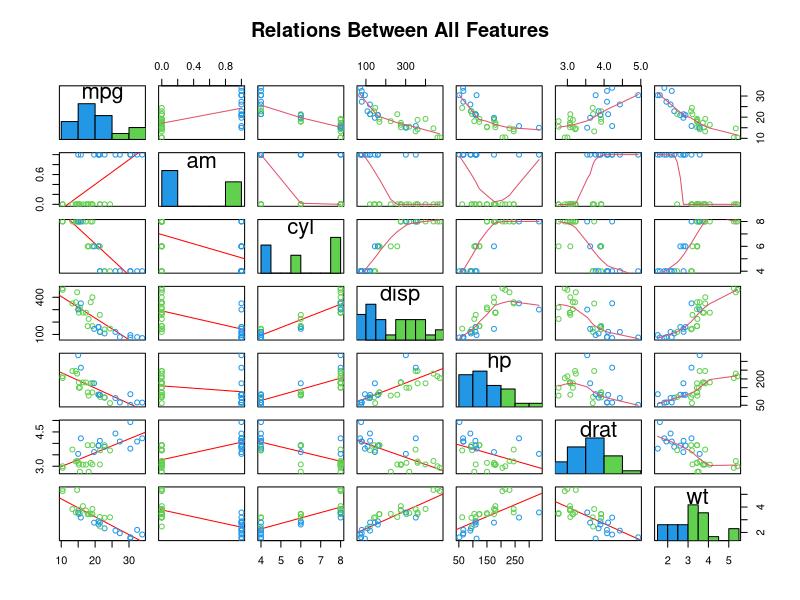
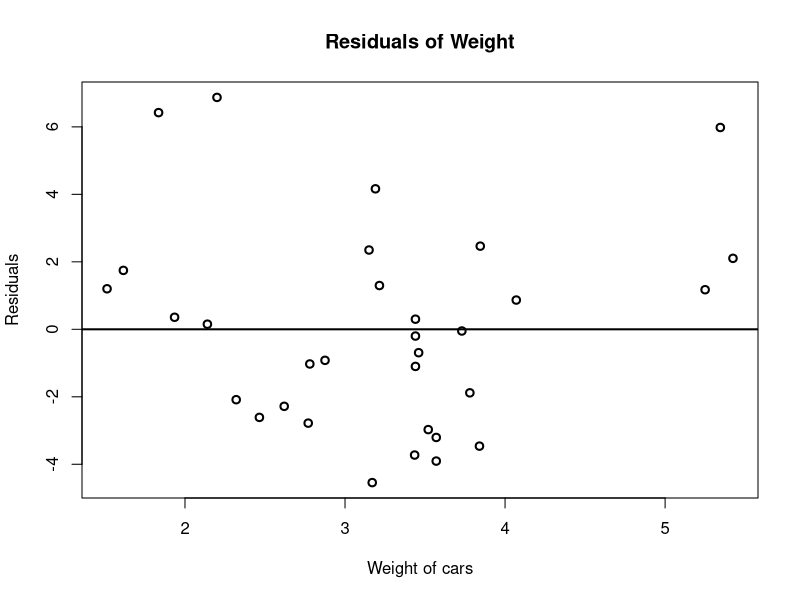
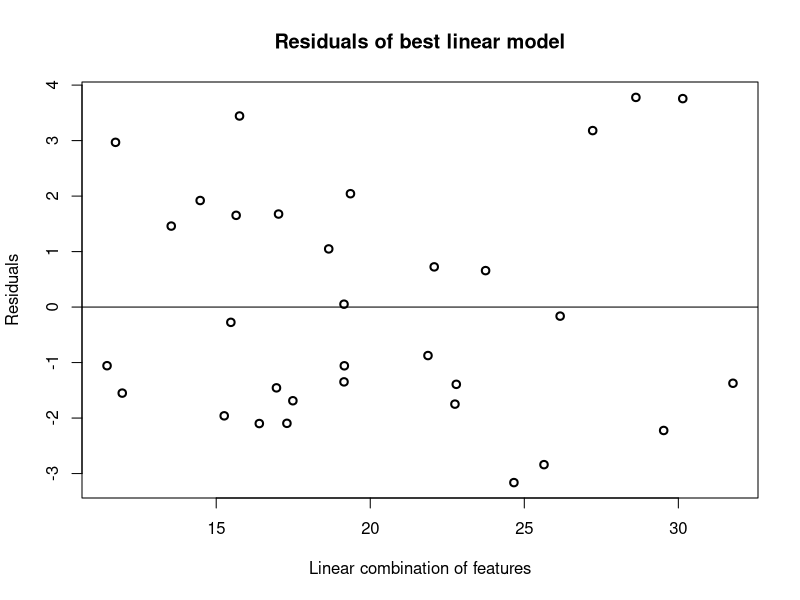
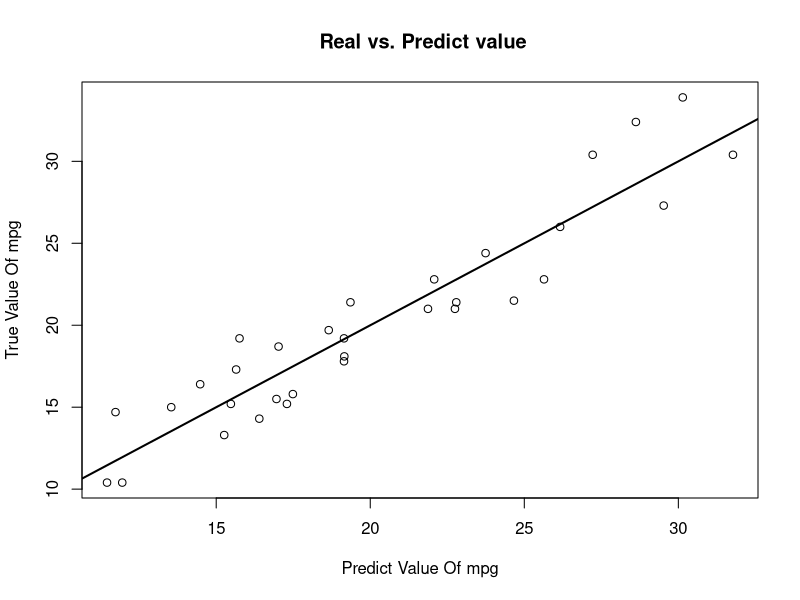
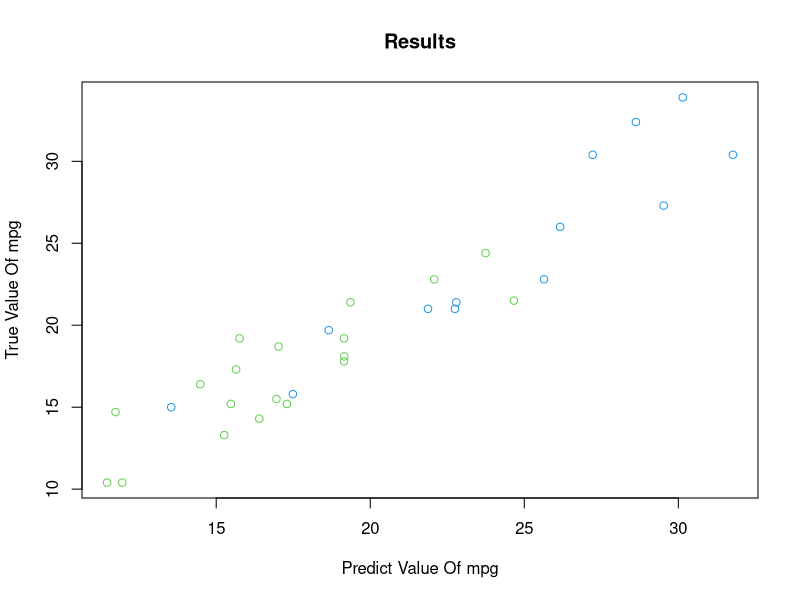

Source code (R) for these figures, in order:
## ---- chunk 1
data(mtcars)
auto_mtcars <- mtcars[mtcars$am == 0,]
manu_mtcars <- mtcars[mtcars$am == 1,]
sumresid1 <- sum(resid(summary(lm(mtcars$mpg ~ mtcars$cyl,data = mtcars)))^2)
rho1 <- cor(mtcars$mpg, mtcars$cyl)

sumresid2 <- sum(summary(lm(mtcars$mpg ~ mtcars$disp,data = mtcars))$resid^2)
rho2 <- cor(mtcars$mpg, mtcars$disp)

sumresid3 <- sum(summary(lm(mtcars$mpg ~ mtcars$hp,data = mtcars))$resid^2)
rho3 <- cor(mtcars$mpg, mtcars$hp)

sumresid4 <- sum(summary(lm(mtcars$mpg ~ mtcars$drat,data = mtcars))$resid^2)
rho4 <- cor(mtcars$mpg, mtcars$drat)

sumresid5 <- sum(summary(lm(mtcars$mpg ~ mtcars$wt,data = mtcars))$resid^2)
rho5 <- cor(mtcars$mpg, mtcars$wt)

sumresid6 <- sum(summary(lm(mtcars$mpg ~ mtcars$qsec,data = mtcars))$resid^2)
rho6 <- cor(mtcars$mpg, mtcars$qsec)

sumresid7 <- sum(summary(lm(mtcars$mpg ~ mtcars$vs,data = mtcars))$resid^2)
rho7 <- cor(mtcars$mpg, mtcars$vs)

sumresid8 <- sum(summary(lm(mtcars$mpg ~ mtcars$am,data = mtcars))$resid^2)
rho8 <- cor(mtcars$mpg, mtcars$am)

sumresid9 <- sum(summary(lm(mtcars$mpg ~ mtcars$gear,data = mtcars))$resid^2)
rho9 <- cor(mtcars$mpg, mtcars$gear)

sumresid10 <- sum(summary(lm(mtcars$mpg ~ mtcars$carb,data = mtcars))$resid^2)
rho10 <- cor(mtcars$mpg, mtcars$carb)

sumresid <- c(sumresid1,sumresid2,sumresid3,sumresid4,sumresid5,sumresid6,sumresid7,sumresid8,sumresid9,sumresid10)
names(sumresid) <- c("sumresid_cyl","sumresid_disp","sumresid_hp","sumresid_drat","sumresid_wt","sumresid_qsec","sumresid_vs","sumresid_am","sumresid_gear","sumresid_carb")
rho <- c(rho1,rho2,rho3,rho4,rho5,rho6,rho7,rho8,rho9,rho10)
names(rho) <- c("rho_cyl","rho_disp","rho_hp","rho_drat","rho_wt","rho_qsec","rho_vs","rho_am","rho_gear","rho_carb")
t(data.frame(sumresid, covariance = rho))
## ---- chunk 2
fit5 <- lm(mtcars$mpg ~ mtcars$wt , data = mtcars)
summary(fit5)$coef
## ---- chunk 3
summary(fit5)$coef[1,1] + c(-1, 1) * qt(0.975, df = fit5 $df) * summary(fit5)$coef[1,2]
## ---- chunk 4

choose <- which(abs(rho) >= 0.68)
mtcars_chose <- mtcars[ ,c(1,9,choose+1)]
auto_mtcars_chose <- auto_mtcars[ ,c(1,choose+1)]
manu_mtcars_chose <- manu_mtcars[ ,c(1,choose+1)]

index <- which(sumresid == min(sumresid))# index of resid min
#plot(mtcars$wt , resid(lm(mtcars$mpg ~ mtcars$wt , data = mtcars_chose)), lwd = 2,main = "Residuals of wt")
#abline(h = mean(resid(lm(mtcars$mpg ~ mtcars$wt , data = mtcars_chose))), lwd = 2)

sumresid[order(sumresid)]
chose_rho <- rho[choose]
chose_rho[order(chose_rho)]
#########
sd5 <- sd(summary(lm(mtcars$mpg ~ mtcars$wt,data = mtcars))$resid)
## 1&5
fit15 <- lm(mpg ~ wt + cyl, data = mtcars_chose)
sd.15 <- sd(summary(fit15)$resid)
sumresid15 <- sum(summary(fit15)$resid^2)
#[1] 2.483312
## 2&5
fit25 <- lm(mpg ~ wt + disp, data = mtcars_chose)
sd.25 <- sd(summary(fit25)$resid)
sumresid25 <- sum(summary(fit25)$resid^2)
#[1] 2.820904
## 3&5
fit35 <- lm(mpg ~ wt + hp, data = mtcars_chose)
sd.35 <- sd(summary(fit35)$resid)
sumresid35 <- sum(summary(fit35)$resid^2)
#[1] 2.508359
## 4&5
fit45 <- lm(mpg ~ wt + drat, data = mtcars_chose)
sd.45 <- sd(summary(fit45)$resid)
sumresid45 <- sum(summary(fit45)$resid^2)
# 4 can be removed
#[1] 2.947067
## 2&1&5
fit125 <- lm(mpg ~ wt + cyl + disp, data = mtcars_chose)
sd.125 <- sd(summary(fit125)$resid)
#[1] 2.465847
sumresid125 <- sum(summary(fit125)$resid^2)
## 3&1&5
fit135 <- lm(mpg ~ wt + cyl + hp, data = mtcars_chose)
sd.135 <- sd(summary(fit135)$resid)
sumresid135 <- sum(summary(fit135)$resid^2)
#[1] 2.38693

## 2&3&1&5
fit1235 <- lm(mpg ~ wt + cyl + disp + hp, data = mtcars_chose)
sd.1235 <- sd(summary(fit1235)$resid)
sumresid1235 <- sum(summary(fit1235)$resid^2)
#[1] 2.344825


## 4&2&3&1&5
fit12345 <- lm(mpg ~ wt + cyl + disp + hp +drat, data = mtcars_chose)
sd.12345 <- sd(summary(fit12345)$resid)
sumresid12345 <- sum(summary(fit12345)$resid^2)
#[1] 2.323971

## choose 1&3&23&5
fit13235 <- lm(mpg ~ wt + cyl + hp*disp + hp, data = mtcars_chose)
sd.13235 <- sd(summary(fit13235)$resid)
sumresid13235 <- sum(summary(fit13235)$resid^2)
coe <- summary(fit13235)$coef[,1]


## ---- chunk 5
summary(fit13235)$coefficients
## ---- chunk 6
sumcoef <- summary(fit13235)$coefficients

confi_intvals1 <- sumcoef[1,1] + c(-1, 1) * qt(0.975, df = fit13235$df) * sumcoef[1,2]
confi_intvals2 <- sumcoef[2,1] + c(-1, 1) * qt(0.975, df = fit13235$df) * sumcoef[2,2]
confi_intvals3 <- sumcoef[3,1] + c(-1, 1) * qt(0.975, df = fit13235$df) * sumcoef[3,2]
confi_intvals4 <- sumcoef[4,1] + c(-1, 1) * qt(0.975, df = fit13235$df) * sumcoef[4,2]
confi_intvals5 <- sumcoef[5,1] + c(-1, 1) * qt(0.975, df = fit13235$df) * sumcoef[5,2]
confi_intvals6 <- sumcoef[6,1] + c(-1, 1) * qt(0.975, df = fit13235$df) * sumcoef[6,2]
confi_intvals <- data.frame(confi_intvals1,confi_intvals2,confi_intvals3,confi_intvals4,confi_intvals5,confi_intvals6)
## ---- chunk 7
yy <- coe[1] + coe[2] * mtcars_chose$wt + coe[3] * mtcars_chose$cyl + coe[4] * mtcars_chose$hp + 
  coe[5] * mtcars_chose$disp + coe[6] * mtcars_chose$hp*mtcars_chose$disp

car_mean <- c(mean(yy[which(mtcars_chose$am==1)]) , mean(yy[which(mtcars_chose$am==0)])) 
car_var <- c( var(yy[which(mtcars_chose$am==1)]) , var(yy[which(mtcars_chose$am==0)]))
data.frame(Mean = car_mean, Variance = car_var,row.names = c("Manual","Automatic"))
## ---- chunk 8
## pairs function

panel.hist <- function(x, ...)
{
  usr <- par("usr"); on.exit(par(usr))
  par(usr = c(usr[1:2], 0, 1.5) )
  h <- hist(x, plot = FALSE)
  breaks <- h$breaks; nB <- length(breaks)
  y <- h$counts; y <- y/max(y)
  rect(breaks[-nB], 0, breaks[-1], y, ...)
}
#= "cyan"
panel.cor <- function(x, y, digits = 2, prefix = "", cex.cor, ...)
{
  usr <- par("usr"); on.exit(par(usr))
  par(usr = c(0, 1, 0, 1))
  r <- abs(cor(x, y))
  txt <- format(c(r, 0.123456789), digits = digits)[1]
  txt <- paste0(prefix, txt)
  if(missing(cex.cor)) cex.cor <- 0.8/strwidth(txt)
  text(0.5, 0.5, txt, cex = cex.cor * r+0.8)
}

panel.cor.scale <- function(x, y, digits=2, prefix="", cex.cor)
{
  usr <- par("usr"); on.exit(par(usr))
  par(usr = c(0, 1, 0, 1))
  r = (cor(x, y,use="pairwise"))
  txt <- format(c(r, 0.123456789), digits=digits)[1]
  txt <- paste(prefix, txt, sep="")
  if(missing(cex.cor)) cex <- 0.8/strwidth(txt)
  text(0.5, 0.5, txt, cex = cex * abs(r))
}
panel.lm=function(x,y,...)
{
    tmp <- lm(y ~ x,na.action = na.omit)
    abline(tmp, lw = 1, col = "red")
    points(x,y,...)
}

## ---- chunk 9
sumresid_result <- c(sumresid15,sumresid25,sumresid35,sumresid45,sumresid125,sumresid135,sumresid1235,sumresid12345,sumresid13235)

sd_result <- c(sd.15,sd.25,sd.35,sd.45,sd.125,sd.135, sd.1235, sd.12345, sd.13235)
t(data.frame(sumresid_result, sd_result))
## ---- chunk 10
confi_intvals
## ---- chunk 11
pairs(mtcars_chose, lower.panel = panel.lm, upper.panel = panel.smooth, labels = names(mtcars_chose),
      diag.panel = panel.hist,col = (mtcars_chose$am)+3, main = "Relations Between All Features" )
## ---- chunk 12
plot(mtcars$wt , resid(lm(mtcars$mpg ~ mtcars$wt , data = mtcars_chose)), lwd = 2,main = "Residuals of Weight", xlab = "Weight of cars", ylab = "Residuals")
abline(h = mean(resid(lm(mtcars$mpg ~ mtcars$wt , data = mtcars_chose))), lwd = 2)
## ---- chunk 13
x <- coe[1] + coe[2] * mtcars_chose$wt + coe[3] * mtcars_chose$cyl + coe[4] * mtcars_chose$hp + 
  coe[5] * mtcars_chose$disp + coe[6] * mtcars_chose$hp*mtcars_chose$disp
plot(x, summary(fit13235)$resid,lwd = 2, main = "Residuals of best linear model", xlab = "Linear combination of features", ylab = "Residuals")
abline(h = mean(summary(fit13235)$resid))
## ---- chunk 14
y <- mtcars_chose$mpg
plot(x,y,xlab = "Predict Value Of mpg", ylab = "True Value Of mpg" ,type = "p", main =" Real vs. Predict value")
abline(lm(y~x) , lw = 2)
## ---- chunk 15
plot(x,y,xlab = "Predict Value Of mpg", ylab = "True Value Of mpg" ,type = "p",col = (mtcars_chose$am)+3, main = "Results")
